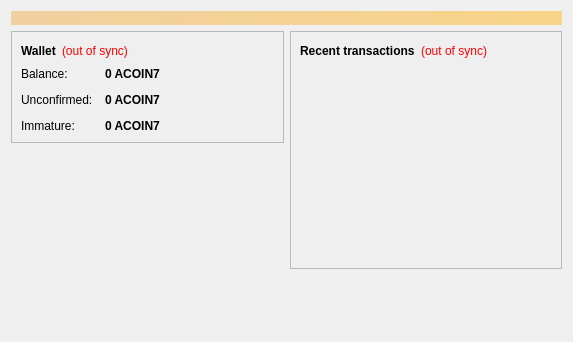
<?xml version="1.0" encoding="UTF-8"?>
<ui version="4.0">
 <class>OverviewPage</class>
 <widget class="QWidget" name="OverviewPage">
  <property name="geometry">
   <rect>
    <x>0</x>
    <y>0</y>
    <width>573</width>
    <height>342</height>
   </rect>
  </property>
  <property name="windowTitle">
   <string>Form</string>
  </property>
  <layout class="QVBoxLayout" name="topLayout">
   <item>
    <widget class="QLabel" name="labelAlerts">
     <property name="visible">
      <bool>false</bool>
     </property>
     <property name="styleSheet">
      <string notr="true">background-color: qlineargradient(x1: 0, y1: 0, x2: 1, y2: 0, stop:0 #F0D0A0, stop:1 #F8D488); color:#000000;</string>
     </property>
     <property name="wordWrap">
      <bool>true</bool>
     </property>
     <property name="margin">
      <number>3</number>
     </property>
    </widget>
   </item>
   <item>
    <layout class="QHBoxLayout" name="horizontalLayout" stretch="1,1">
     <item>
      <layout class="QVBoxLayout" name="verticalLayout_2">
       <item>
        <widget class="QFrame" name="frame">
         <property name="frameShape">
          <enum>QFrame::StyledPanel</enum>
         </property>
         <property name="frameShadow">
          <enum>QFrame::Raised</enum>
         </property>
         <layout class="QVBoxLayout" name="verticalLayout_4">
          <item>
           <layout class="QHBoxLayout" name="horizontalLayout_4">
            <item>
             <widget class="QLabel" name="label_5">
              <property name="font">
               <font>
                <weight>75</weight>
                <bold>true</bold>
               </font>
              </property>
              <property name="text">
               <string>Wallet</string>
              </property>
             </widget>
            </item>
            <item>
             <widget class="QLabel" name="labelWalletStatus">
              <property name="toolTip">
               <string>The displayed information may be out of date. Your wallet automatically synchronizes with the Acoin7 network after a connection is established, but this process has not completed yet.</string>
              </property>
              <property name="styleSheet">
               <string notr="true">QLabel { color: red; }</string>
              </property>
              <property name="text">
               <string notr="true">(out of sync)</string>
              </property>
              <property name="alignment">
               <set>Qt::AlignLeading|Qt::AlignLeft|Qt::AlignVCenter</set>
              </property>
             </widget>
            </item>
            <item>
             <spacer name="horizontalSpacer_2">
              <property name="orientation">
               <enum>Qt::Horizontal</enum>
              </property>
              <property name="sizeHint" stdset="0">
               <size>
                <width>40</width>
                <height>20</height>
               </size>
              </property>
             </spacer>
            </item>
           </layout>
          </item>
          <item>
           <layout class="QFormLayout" name="formLayout_2">
            <property name="fieldGrowthPolicy">
             <enum>QFormLayout::AllNonFixedFieldsGrow</enum>
            </property>
            <property name="horizontalSpacing">
             <number>12</number>
            </property>
            <property name="verticalSpacing">
             <number>12</number>
            </property>
            <item row="0" column="0">
             <widget class="QLabel" name="label">
              <property name="text">
               <string>Balance:</string>
              </property>
             </widget>
            </item>
            <item row="0" column="1">
             <widget class="QLabel" name="labelBalance">
              <property name="font">
               <font>
                <weight>75</weight>
                <bold>true</bold>
               </font>
              </property>
              <property name="cursor">
               <cursorShape>IBeamCursor</cursorShape>
              </property>
              <property name="toolTip">
               <string>Your current balance</string>
              </property>
              <property name="text">
               <string notr="true">0 ACOIN7</string>
              </property>
              <property name="textInteractionFlags">
               <set>Qt::LinksAccessibleByMouse|Qt::TextSelectableByKeyboard|Qt::TextSelectableByMouse</set>
              </property>
             </widget>
            </item>
            <item row="1" column="0">
             <widget class="QLabel" name="label_3">
              <property name="text">
               <string>Unconfirmed:</string>
              </property>
             </widget>
            </item>
            <item row="1" column="1">
             <widget class="QLabel" name="labelUnconfirmed">
              <property name="font">
               <font>
                <weight>75</weight>
                <bold>true</bold>
               </font>
              </property>
              <property name="cursor">
               <cursorShape>IBeamCursor</cursorShape>
              </property>
              <property name="toolTip">
               <string>Total of transactions that have yet to be confirmed, and do not yet count toward the current balance</string>
              </property>
              <property name="text">
               <string notr="true">0 ACOIN7</string>
              </property>
              <property name="textInteractionFlags">
               <set>Qt::LinksAccessibleByMouse|Qt::TextSelectableByKeyboard|Qt::TextSelectableByMouse</set>
              </property>
             </widget>
            </item>
            <item row="2" column="0">
             <widget class="QLabel" name="labelImmatureText">
              <property name="text">
               <string>Immature:</string>
              </property>
             </widget>
            </item>
            <item row="2" column="1">
             <widget class="QLabel" name="labelImmature">
              <property name="font">
               <font>
                <weight>75</weight>
                <bold>true</bold>
               </font>
              </property>
              <property name="toolTip">
               <string>Mined balance that has not yet matured</string>
              </property>
              <property name="text">
               <string notr="true">0 ACOIN7</string>
              </property>
              <property name="textInteractionFlags">
               <set>Qt::LinksAccessibleByMouse|Qt::TextSelectableByKeyboard|Qt::TextSelectableByMouse</set>
              </property>
             </widget>
            </item>
           </layout>
          </item>
         </layout>
        </widget>
       </item>
       <item>
        <spacer name="verticalSpacer">
         <property name="orientation">
          <enum>Qt::Vertical</enum>
         </property>
         <property name="sizeHint" stdset="0">
          <size>
           <width>20</width>
           <height>40</height>
          </size>
         </property>
        </spacer>
       </item>
      </layout>
     </item>
     <item>
      <layout class="QVBoxLayout" name="verticalLayout_3">
       <item>
        <widget class="QFrame" name="frame_2">
         <property name="frameShape">
          <enum>QFrame::StyledPanel</enum>
         </property>
         <property name="frameShadow">
          <enum>QFrame::Raised</enum>
         </property>
         <layout class="QVBoxLayout" name="verticalLayout">
          <item>
           <layout class="QHBoxLayout" name="horizontalLayout_2">
            <item>
             <widget class="QLabel" name="label_4">
              <property name="text">
               <string>&lt;b&gt;Recent transactions&lt;/b&gt;</string>
              </property>
             </widget>
            </item>
            <item>
             <widget class="QLabel" name="labelTransactionsStatus">
              <property name="toolTip">
               <string>The displayed information may be out of date. Your wallet automatically synchronizes with the Acoin7 network after a connection is established, but this process has not completed yet.</string>
              </property>
              <property name="styleSheet">
               <string notr="true">QLabel { color: red; }</string>
              </property>
              <property name="text">
               <string notr="true">(out of sync)</string>
              </property>
              <property name="alignment">
               <set>Qt::AlignRight|Qt::AlignTrailing|Qt::AlignVCenter</set>
              </property>
             </widget>
            </item>
            <item>
             <spacer name="horizontalSpacer">
              <property name="orientation">
               <enum>Qt::Horizontal</enum>
              </property>
              <property name="sizeHint" stdset="0">
               <size>
                <width>40</width>
                <height>20</height>
               </size>
              </property>
             </spacer>
            </item>
           </layout>
          </item>
          <item>
           <widget class="QListView" name="listTransactions">
            <property name="styleSheet">
             <string notr="true">QListView { background: transparent; }</string>
            </property>
            <property name="frameShape">
             <enum>QFrame::NoFrame</enum>
            </property>
            <property name="verticalScrollBarPolicy">
             <enum>Qt::ScrollBarAlwaysOff</enum>
            </property>
            <property name="horizontalScrollBarPolicy">
             <enum>Qt::ScrollBarAlwaysOff</enum>
            </property>
            <property name="selectionMode">
             <enum>QAbstractItemView::NoSelection</enum>
            </property>
           </widget>
          </item>
         </layout>
        </widget>
       </item>
       <item>
        <spacer name="verticalSpacer_2">
         <property name="orientation">
          <enum>Qt::Vertical</enum>
         </property>
         <property name="sizeHint" stdset="0">
          <size>
           <width>20</width>
           <height>40</height>
          </size>
         </property>
        </spacer>
       </item>
      </layout>
     </item>
    </layout>
   </item>
  </layout>
 </widget>
 <resources/>
 <connections/>
</ui>
